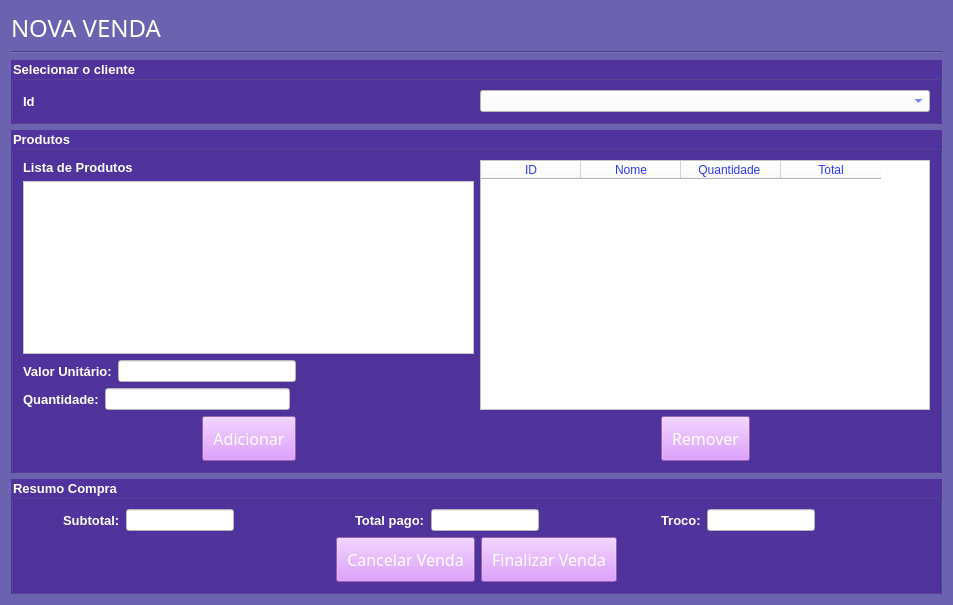
<?xml version="1.0" encoding="UTF-8"?>
<ui version="4.0">
 <class>Form</class>
 <widget class="QWidget" name="Form">
  <property name="geometry">
   <rect>
    <x>0</x>
    <y>0</y>
    <width>953</width>
    <height>605</height>
   </rect>
  </property>
  <property name="windowTitle">
   <string>Form</string>
  </property>
  <property name="styleSheet">
   <string notr="true">background-color:rgb(108, 99, 176)</string>
  </property>
  <layout class="QVBoxLayout" name="verticalLayout_9">
   <item>
    <widget class="QLabel" name="label_5">
     <property name="font">
      <font>
       <family>Impact</family>
       <pointsize>18</pointsize>
      </font>
     </property>
     <property name="styleSheet">
      <string notr="true">color: rgb(255, 255, 255);</string>
     </property>
     <property name="text">
      <string>NOVA VENDA</string>
     </property>
    </widget>
   </item>
   <item>
    <layout class="QVBoxLayout" name="verticalLayout_8">
     <item>
      <widget class="Line" name="line">
       <property name="orientation">
        <enum>Qt::Horizontal</enum>
       </property>
      </widget>
     </item>
     <item>
      <widget class="QGroupBox" name="groupBox">
       <property name="font">
        <font>
         <pointsize>10</pointsize>
         <weight>75</weight>
         <bold>true</bold>
        </font>
       </property>
       <property name="styleSheet">
        <string notr="true">color: rgb(255, 255, 255);
background-color: rgb(81, 51, 157);</string>
       </property>
       <property name="title">
        <string>Selecionar o cliente</string>
       </property>
       <layout class="QVBoxLayout" name="verticalLayout">
        <item>
         <layout class="QHBoxLayout" name="horizontalLayout">
          <item>
           <widget class="QLabel" name="label_id">
            <property name="font">
             <font>
              <pointsize>10</pointsize>
              <weight>75</weight>
              <bold>true</bold>
             </font>
            </property>
            <property name="styleSheet">
             <string notr="true">color: rgb(255, 255, 255);</string>
            </property>
            <property name="text">
             <string>Id</string>
            </property>
           </widget>
          </item>
          <item>
           <widget class="QComboBox" name="clientes_combobox">
            <property name="styleSheet">
             <string notr="true">background-color: rgb(255, 255, 255);
color: rgb(44, 58, 255);</string>
            </property>
           </widget>
          </item>
         </layout>
        </item>
       </layout>
      </widget>
     </item>
     <item>
      <widget class="QGroupBox" name="groupBox_3">
       <property name="font">
        <font>
         <pointsize>10</pointsize>
         <weight>75</weight>
         <bold>true</bold>
        </font>
       </property>
       <property name="styleSheet">
        <string notr="true">color:rgb(255,255,255);
background-color: rgb(81, 51, 157);</string>
       </property>
       <property name="title">
        <string>Produtos</string>
       </property>
       <layout class="QHBoxLayout" name="horizontalLayout_13">
        <item>
         <layout class="QVBoxLayout" name="verticalLayout_4">
          <item>
           <layout class="QVBoxLayout" name="verticalLayout_3">
            <item>
             <layout class="QVBoxLayout" name="verticalLayout_5">
              <item>
               <widget class="QLabel" name="label_8">
                <property name="font">
                 <font>
                  <pointsize>10</pointsize>
                  <weight>75</weight>
                  <bold>true</bold>
                 </font>
                </property>
                <property name="styleSheet">
                 <string notr="true">color: rgb(255, 255, 255);</string>
                </property>
                <property name="text">
                 <string>Lista de Produtos</string>
                </property>
               </widget>
              </item>
              <item>
               <widget class="QListWidget" name="produtos_listWidget">
                <property name="styleSheet">
                 <string notr="true">background-color: rgb(255, 255, 255);
color: rgb(44, 58, 255);</string>
                </property>
               </widget>
              </item>
              <item>
               <layout class="QVBoxLayout" name="verticalLayout_2">
                <item>
                 <layout class="QHBoxLayout" name="horizontalLayout_4">
                  <item>
                   <widget class="QLabel" name="label_6">
                    <property name="font">
                     <font>
                      <pointsize>10</pointsize>
                      <weight>75</weight>
                      <bold>true</bold>
                     </font>
                    </property>
                    <property name="styleSheet">
                     <string notr="true">color: rgb(255, 255, 255);</string>
                    </property>
                    <property name="text">
                     <string>Valor Unitário:</string>
                    </property>
                   </widget>
                  </item>
                  <item>
                   <widget class="QLineEdit" name="valor_unitario">
                    <property name="styleSheet">
                     <string notr="true">background-color: rgb(255, 255, 255);
color: rgb(44, 58, 255);</string>
                    </property>
                   </widget>
                  </item>
                  <item>
                   <spacer name="horizontalSpacer_11">
                    <property name="orientation">
                     <enum>Qt::Horizontal</enum>
                    </property>
                    <property name="sizeHint" stdset="0">
                     <size>
                      <width>40</width>
                      <height>20</height>
                     </size>
                    </property>
                   </spacer>
                  </item>
                 </layout>
                </item>
                <item>
                 <layout class="QHBoxLayout" name="horizontalLayout_9">
                  <item>
                   <widget class="QLabel" name="label_7">
                    <property name="font">
                     <font>
                      <pointsize>10</pointsize>
                      <weight>75</weight>
                      <bold>true</bold>
                     </font>
                    </property>
                    <property name="styleSheet">
                     <string notr="true">color: rgb(255, 255, 255);</string>
                    </property>
                    <property name="text">
                     <string>Quantidade:</string>
                    </property>
                   </widget>
                  </item>
                  <item>
                   <widget class="QLineEdit" name="quantidade">
                    <property name="styleSheet">
                     <string notr="true">background-color: rgb(255, 255, 255);
color: rgb(44, 58, 255);</string>
                    </property>
                   </widget>
                  </item>
                  <item>
                   <spacer name="horizontalSpacer_12">
                    <property name="orientation">
                     <enum>Qt::Horizontal</enum>
                    </property>
                    <property name="sizeHint" stdset="0">
                     <size>
                      <width>40</width>
                      <height>20</height>
                     </size>
                    </property>
                   </spacer>
                  </item>
                 </layout>
                </item>
               </layout>
              </item>
              <item>
               <layout class="QFormLayout" name="formLayout_2"/>
              </item>
             </layout>
            </item>
           </layout>
          </item>
          <item>
           <layout class="QHBoxLayout" name="horizontalLayout_11">
            <item>
             <spacer name="horizontalSpacer_2">
              <property name="orientation">
               <enum>Qt::Horizontal</enum>
              </property>
              <property name="sizeHint" stdset="0">
               <size>
                <width>40</width>
                <height>20</height>
               </size>
              </property>
             </spacer>
            </item>
            <item>
             <widget class="QPushButton" name="adicionar_btn">
              <property name="font">
               <font>
                <family>Impact</family>
                <pointsize>12</pointsize>
               </font>
              </property>
              <property name="styleSheet">
               <string notr="true">background-color: rgb(214, 131, 255);
color: rgb(255, 255, 255);
padding: 10px;
</string>
              </property>
              <property name="text">
               <string>Adicionar</string>
              </property>
             </widget>
            </item>
            <item>
             <spacer name="horizontalSpacer">
              <property name="orientation">
               <enum>Qt::Horizontal</enum>
              </property>
              <property name="sizeHint" stdset="0">
               <size>
                <width>40</width>
                <height>20</height>
               </size>
              </property>
             </spacer>
            </item>
           </layout>
          </item>
         </layout>
        </item>
        <item>
         <layout class="QVBoxLayout" name="verticalLayout_6">
          <item>
           <widget class="QTableWidget" name="tabela_produtos">
            <property name="styleSheet">
             <string notr="true">background-color: rgb(255, 255, 255);
color: rgb(44, 58, 255);</string>
            </property>
            <column>
             <property name="text">
              <string>ID</string>
             </property>
            </column>
            <column>
             <property name="text">
              <string>Nome</string>
             </property>
            </column>
            <column>
             <property name="text">
              <string>Quantidade </string>
             </property>
            </column>
            <column>
             <property name="text">
              <string>Total</string>
             </property>
            </column>
           </widget>
          </item>
          <item>
           <layout class="QHBoxLayout" name="horizontalLayout_12">
            <item>
             <spacer name="horizontalSpacer_5">
              <property name="orientation">
               <enum>Qt::Horizontal</enum>
              </property>
              <property name="sizeHint" stdset="0">
               <size>
                <width>40</width>
                <height>20</height>
               </size>
              </property>
             </spacer>
            </item>
            <item>
             <widget class="QPushButton" name="remover_btn">
              <property name="font">
               <font>
                <family>Impact</family>
                <pointsize>12</pointsize>
               </font>
              </property>
              <property name="styleSheet">
               <string notr="true">background-color: rgb(214, 131, 255);
color: rgb(255, 255, 255);
padding: 10px;
</string>
              </property>
              <property name="text">
               <string>Remover</string>
              </property>
             </widget>
            </item>
            <item>
             <spacer name="horizontalSpacer_6">
              <property name="orientation">
               <enum>Qt::Horizontal</enum>
              </property>
              <property name="sizeHint" stdset="0">
               <size>
                <width>40</width>
                <height>20</height>
               </size>
              </property>
             </spacer>
            </item>
           </layout>
          </item>
         </layout>
        </item>
       </layout>
      </widget>
     </item>
     <item>
      <widget class="QGroupBox" name="groupBox_2">
       <property name="font">
        <font>
         <pointsize>10</pointsize>
         <weight>75</weight>
         <bold>true</bold>
        </font>
       </property>
       <property name="styleSheet">
        <string notr="true">background-color: rgb(81, 51, 157);
color: rgb(255, 255, 255);</string>
       </property>
       <property name="title">
        <string>Resumo Compra</string>
       </property>
       <layout class="QVBoxLayout" name="verticalLayout_7">
        <item>
         <layout class="QHBoxLayout" name="horizontalLayout_8">
          <item>
           <layout class="QHBoxLayout" name="horizontalLayout_7">
            <item>
             <layout class="QHBoxLayout" name="horizontalLayout_2">
              <item>
               <spacer name="horizontalSpacer_9">
                <property name="orientation">
                 <enum>Qt::Horizontal</enum>
                </property>
                <property name="sizeHint" stdset="0">
                 <size>
                  <width>40</width>
                  <height>20</height>
                 </size>
                </property>
               </spacer>
              </item>
              <item>
               <widget class="QLabel" name="label_2">
                <property name="font">
                 <font>
                  <pointsize>10</pointsize>
                  <weight>75</weight>
                  <bold>true</bold>
                 </font>
                </property>
                <property name="styleSheet">
                 <string notr="true">color: rgb(255, 255, 255);</string>
                </property>
                <property name="text">
                 <string>Subtotal:</string>
                </property>
               </widget>
              </item>
              <item>
               <widget class="QLineEdit" name="subtotal">
                <property name="styleSheet">
                 <string notr="true">background-color: rgb(255, 255, 255);
color: rgb(44, 58, 255);</string>
                </property>
               </widget>
              </item>
             </layout>
            </item>
           </layout>
          </item>
          <item>
           <spacer name="horizontalSpacer_7">
            <property name="orientation">
             <enum>Qt::Horizontal</enum>
            </property>
            <property name="sizeHint" stdset="0">
             <size>
              <width>40</width>
              <height>20</height>
             </size>
            </property>
           </spacer>
          </item>
          <item>
           <layout class="QFormLayout" name="formLayout">
            <item row="0" column="0">
             <widget class="QLabel" name="label_3">
              <property name="font">
               <font>
                <pointsize>10</pointsize>
                <weight>75</weight>
                <bold>true</bold>
               </font>
              </property>
              <property name="styleSheet">
               <string notr="true">color: rgb(255, 255, 255);</string>
              </property>
              <property name="text">
               <string>Total pago:</string>
              </property>
             </widget>
            </item>
            <item row="0" column="1">
             <widget class="QLineEdit" name="total_pago">
              <property name="styleSheet">
               <string notr="true">background-color: rgb(255, 255, 255);
color: rgb(44, 58, 255);</string>
              </property>
             </widget>
            </item>
           </layout>
          </item>
          <item>
           <layout class="QHBoxLayout" name="horizontalLayout_5"/>
          </item>
          <item>
           <spacer name="horizontalSpacer_8">
            <property name="orientation">
             <enum>Qt::Horizontal</enum>
            </property>
            <property name="sizeHint" stdset="0">
             <size>
              <width>40</width>
              <height>20</height>
             </size>
            </property>
           </spacer>
          </item>
          <item>
           <layout class="QHBoxLayout" name="horizontalLayout_3">
            <item>
             <widget class="QLabel" name="label_4">
              <property name="font">
               <font>
                <pointsize>10</pointsize>
                <weight>75</weight>
                <bold>true</bold>
               </font>
              </property>
              <property name="styleSheet">
               <string notr="true">color: rgb(255, 255, 255);</string>
              </property>
              <property name="text">
               <string>Troco:</string>
              </property>
             </widget>
            </item>
            <item>
             <widget class="QLineEdit" name="troco">
              <property name="styleSheet">
               <string notr="true">background-color: rgb(255, 255, 255);
color: rgb(44, 58, 255);</string>
              </property>
             </widget>
            </item>
           </layout>
          </item>
          <item>
           <spacer name="horizontalSpacer_10">
            <property name="orientation">
             <enum>Qt::Horizontal</enum>
            </property>
            <property name="sizeHint" stdset="0">
             <size>
              <width>40</width>
              <height>20</height>
             </size>
            </property>
           </spacer>
          </item>
          <item>
           <layout class="QHBoxLayout" name="horizontalLayout_6"/>
          </item>
         </layout>
        </item>
        <item>
         <layout class="QHBoxLayout" name="horizontalLayout_10">
          <item>
           <spacer name="horizontalSpacer_4">
            <property name="orientation">
             <enum>Qt::Horizontal</enum>
            </property>
            <property name="sizeHint" stdset="0">
             <size>
              <width>40</width>
              <height>20</height>
             </size>
            </property>
           </spacer>
          </item>
          <item>
           <widget class="QPushButton" name="cancelar_venda_btn">
            <property name="font">
             <font>
              <family>Impact</family>
              <pointsize>12</pointsize>
             </font>
            </property>
            <property name="styleSheet">
             <string notr="true">background-color: rgb(214, 131, 255);
color: rgb(255, 255, 255);
padding: 10px;
</string>
            </property>
            <property name="text">
             <string>Cancelar Venda</string>
            </property>
           </widget>
          </item>
          <item>
           <widget class="QPushButton" name="finalizar_venda_btn">
            <property name="font">
             <font>
              <family>Impact</family>
              <pointsize>12</pointsize>
             </font>
            </property>
            <property name="styleSheet">
             <string notr="true">background-color: rgb(214, 131, 255);
color: rgb(255, 255, 255);
padding: 10px;
</string>
            </property>
            <property name="text">
             <string>Finalizar Venda</string>
            </property>
           </widget>
          </item>
          <item>
           <spacer name="horizontalSpacer_3">
            <property name="orientation">
             <enum>Qt::Horizontal</enum>
            </property>
            <property name="sizeHint" stdset="0">
             <size>
              <width>40</width>
              <height>20</height>
             </size>
            </property>
           </spacer>
          </item>
         </layout>
        </item>
       </layout>
      </widget>
     </item>
    </layout>
   </item>
  </layout>
 </widget>
 <resources/>
 <connections/>
</ui>
